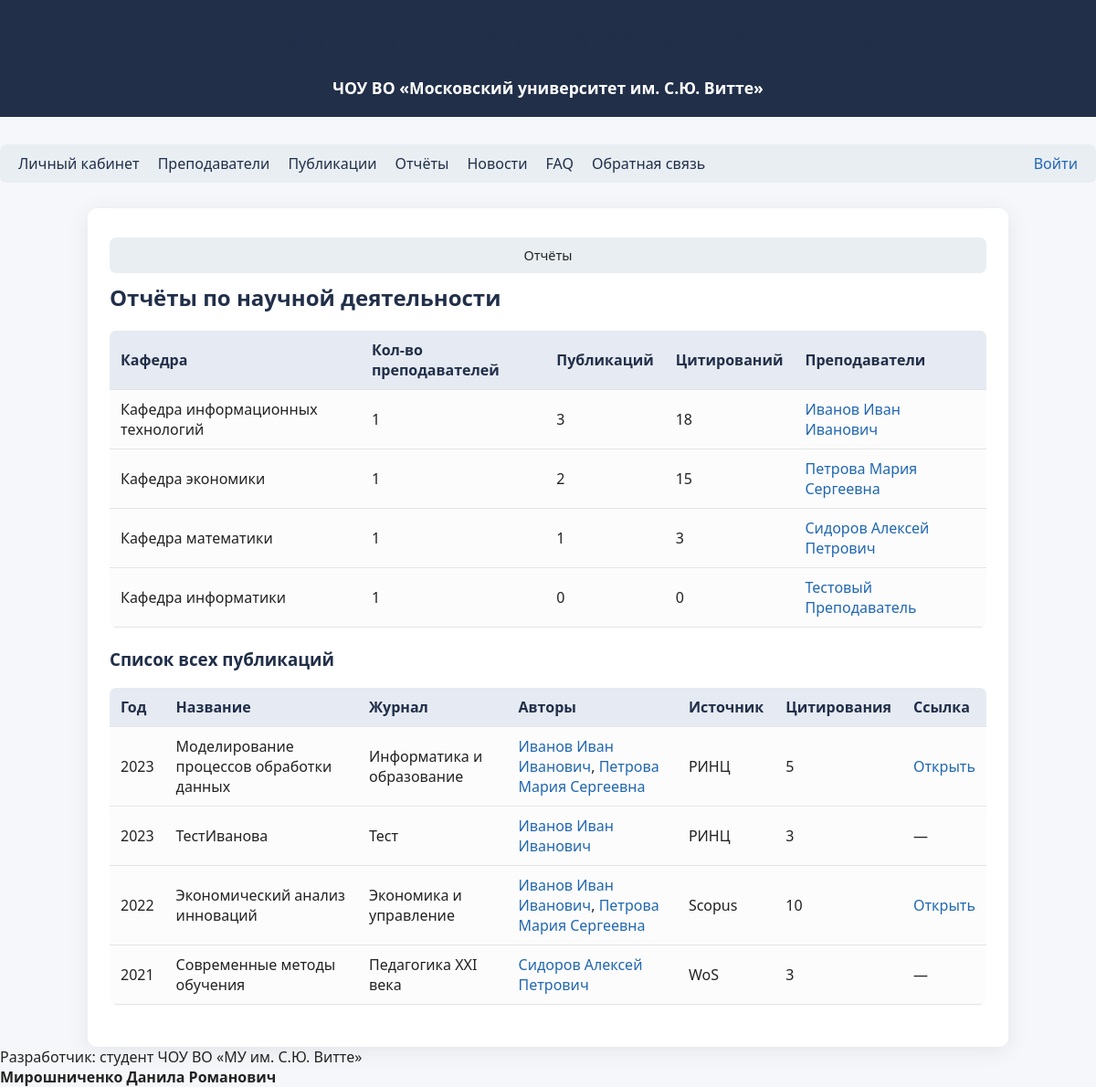
Page /reports on the committed database.
### tables this page shows
CREATE TABLE lecturers (
            id INTEGER PRIMARY KEY AUTOINCREMENT,
            fio TEXT,
            position TEXT,
            department TEXT,
            academic_degree TEXT,
            orcid TEXT,
            email TEXT
        );

CREATE TABLE publications (
            id INTEGER PRIMARY KEY AUTOINCREMENT,
            title TEXT,
            year INTEGER,
            journal TEXT,
            source TEXT,
            link TEXT,
            citations INTEGER,
            doi TEXT,
            file_path TEXT,
            status TEXT DEFAULT 'new',
            review_comment TEXT,
            revision_deadline TEXT,
            reviewer_id INTEGER
        );

### app/routes.py (the view)
@bp.route('/reports')
def reports():
    lecturers = get_all_lecturers()
    pubs = get_all_publications()
    departments = {}
    for l in lecturers:
        dep = l['department']
        if dep not in departments:
            departments[dep] = {'lecturers': [], 'publications': 0, 'citations': 0}
        departments[dep]['lecturers'].append(l)
        pubs_by_l = get_publications_by_lecturer(l['id'])
        departments[dep]['publications'] += len(pubs_by_l)
        departments[dep]['citations'] += sum([int(p['citations']) for p in pubs_by_l if p['citations']])
    return render_template(
        'reports.html',
        departments=departments,
        pubs=pubs,
        breadcrumbs=[('Отчёты', None)]
    )

### app/models.py (called while the page is built)
def get_db():
    db = getattr(g, '_database', None)
    if db is None:
        db = g._database = sqlite3.connect(DATABASE)
        db.row_factory = sqlite3.Row
    return db

def get_all_lecturers():
    db = get_db()
    return db.execute(
        "SELECT * FROM lecturers"
    ).fetchall()

def get_all_publications():
    db = get_db()
    pubs = db.execute(
        "SELECT * FROM publications ORDER BY year DESC"
    ).fetchall()
    return pubs

def get_publications_by_lecturer(lecturer_id):
    db = get_db()
    pubs = db.execute(
        "SELECT p.* FROM publications p "
        "JOIN lecturer_publications lp ON p.id = lp.publication_id "
        "WHERE lp.lecturer_id = ? ORDER BY p.year DESC",
        (lecturer_id,)
    ).fetchall()
    return pubs

### app/routes.py (called while the page is built)
@bp.before_app_request
def load_logged_in_user():
    user_id = session.get('user_id')
    g.user = get_user_by_id(user_id) if user_id else None

### app/templates/reports.html (shortened to what this page needs)
{% extends "base.html" %}
{% block content %}
<h2>Отчёты по научной деятельности</h2>
<table>
    <thead>
        <tr>
            <th>Кафедра</th>
            <th>Кол-во преподавателей</th>
            <th>Публикаций</th>
            <th>Цитирований</th>
            <th>Преподаватели</th>
        </tr>
    </thead>
    <tbody>
    {% for department, data in departments.items() %}
        <tr>
            <td>{{ department }}</td>
            <td>{{ data['lecturers']|length }}</td>
            <td>{{ data['publications'] }}</td>
            <td>{{ data['citations'] }}</td>
            <td>
                {% for l in data['lecturers'] %}
                    <a href="{{ url_for('main.lecturer_profile', lecturer_id=l['id']) }}">{{ l['fio'] }}</a>{% if not loop.last %}, {% endif %}
                {% endfor %}
            </td>
        </tr>
    {% endfor %}
    </tbody>
</table>
<h3>Список всех публикаций</h3>
<table>
    <thead>
        <tr>
            <th>Год</th>
            <th>Название</th>
            <th>Журнал</th>
            <th>Авторы</th>
            <th>Источник</th>
            <th>Цитирования</th>
            <th>Ссылка</th>
        </tr>
    </thead>
    <tbody>
    {% for pub in pubs %}
        <tr>
            <td>{{ pub['year'] }}</td>
            <td>{{ pub['title'] }}</td>
            <td>{{ pub['journal'] }}</td>
            <td>
                {% set authors = [] %}
                {% for lecturer in get_all_lecturers() %}
                    {% for lp in get_publications_by_lecturer(lecturer['id']) %}
                        {% if lp['id'] == pub['id'] %}
                            {% set _ = authors.append('<a href="' ~ url_for('main.lecturer_profile', lecturer_id=lecturer['id']) ~ '">' ~ lecturer['fio'] ~ '</a>') %}
                        {% endif %}
                    {% endfor %}
                {% endfor %}
                {{ authors|join(', ')|safe }}
            </td>
            <td>{{ pub['source'] }}</td>
            <td>{{ pub['citations']|default(0) }}</td>
            <td>
                {% if pub['link'] %}
                    <a href="{{ pub['link'] }}" target="_blank">Открыть</a>
                {% else %}
                    —
                {% endif %}
            </td>
        </tr>
    {% endfor %}
    </tbody>
</table>
{% endblock %}

### app/static/css/style.css (style rules this page uses)
body { font-family: 'Segoe UI', Arial, sans-serif; background: #f5f7fa; margin: 0; padding: 0; color: #222; }
h1, h2, h3 { color: #212f49; margin-top: 0; }
a { color: #2067b2; text-decoration: none; }
table { border-collapse: collapse; width: 100%; margin-bottom: 22px; background: #fcfcfc; border-radius: 7px; overflow: hidden; }
th, td { padding: 10px 12px; text-align: left; border-bottom: 1px solid #e5e5e5; }
th { background: #e6eaf2; color: #212f49; font-weight: 600; }

### rows in the picture
lecturers: department "Кафедра информационных технологий", lecturers|length "1", publications "3", citations "18", fio "Иванов Иван Иванович"
lecturers: department "Кафедра экономики", lecturers|length "1", publications "2", citations "15", fio "Петрова Мария Сергеевна"
lecturers: department "Кафедра математики", lecturers|length "1", publications "1", citations "3", fio "Сидоров Алексей Петрович"
lecturers: department "Кафедра информатики", lecturers|length "1", publications "0", citations "0", fio "Тестовый Преподаватель"
publications: year "2023", title "Моделирование процессов обработки данных", journal "Информатика и образование", authors "Иванов Иван Иванович , Петрова Мария Сергеевна", source "РИНЦ", citations "5"
publications: year "2023", title "ТестИванова", journal "Тест", authors "Иванов Иван Иванович", source "РИНЦ", citations "3"
publications: year "2022", title "Экономический анализ инноваций", journal "Экономика и управление", authors "Иванов Иван Иванович , Петрова Мария Сергеевна", source "Scopus", citations "10"
publications: year "2021", title "Современные методы обучения", journal "Педагогика XXI века", authors "Сидоров Алексей Петрович", source "WoS", citations "3"

### other values in the picture
{{ title }} "Отчёты"
